Frame 1 (no input): blank canvas, image omitted
Frame 60 (no input): blank canvas, image omitted
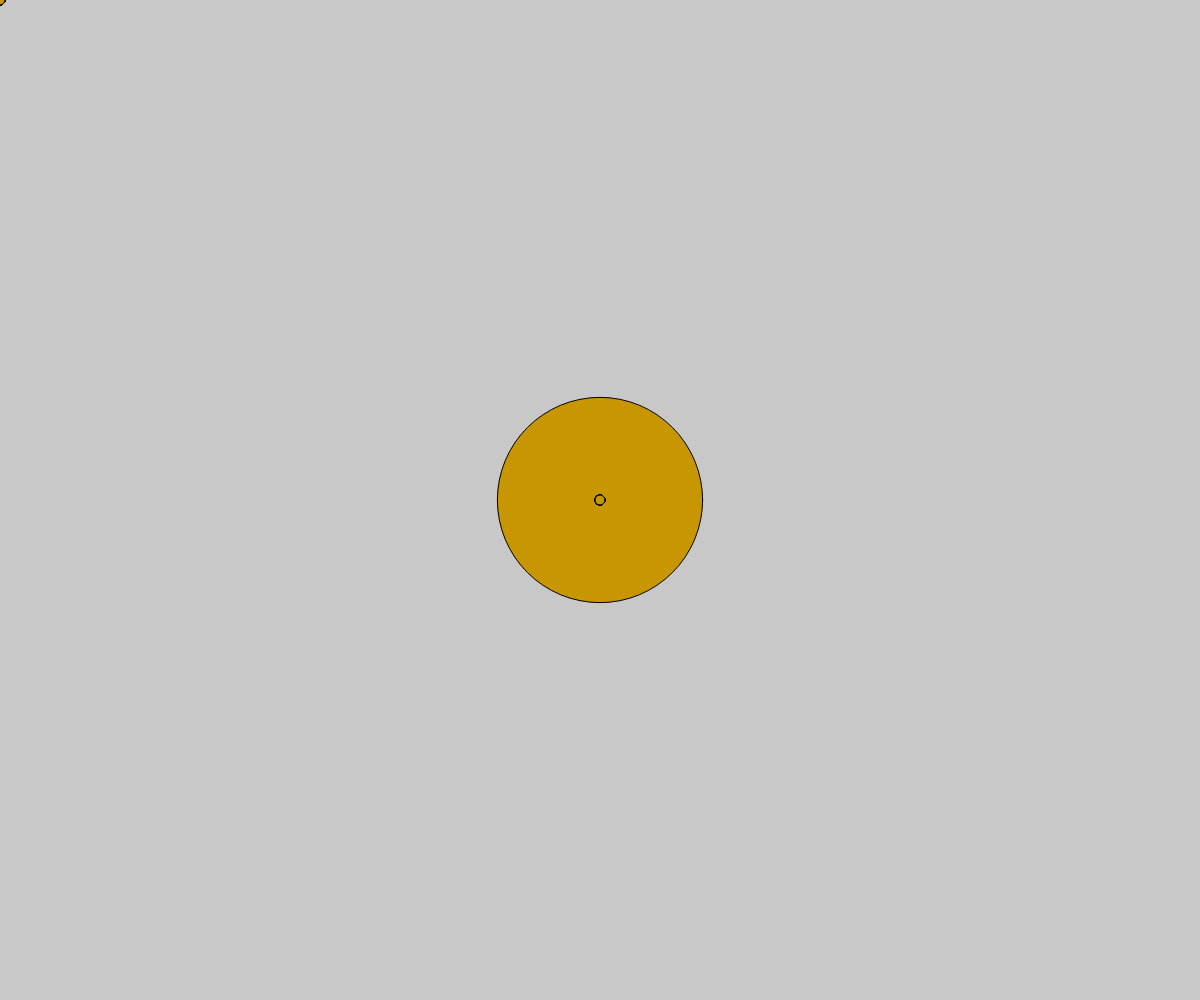
Frame 120 (the mouse pressed at the canvas centre since frame 60)

The p5.js sketch whose frames 1 and 60 were blank and that drew this single picture after the mouse press (run headless with seeded random() and noise() and a simulated clock; from frame 60 on, the mouse is pressed at the canvas centre):

// p5.js sketch
// ── sketch.js
var lastx = 0;
var lasty = 0;

MAXDIST = 200;
MIN_RADIUS = 10;
MAX_RADIUS = 60;


function setup() {
  createCanvas(windowWidth, windowHeight);
  background(200);
}

function draw() {
  fill(200, 150, 0);


  let radius = getScaledRadius();
  ellipse(mouseX, mouseY, radius, radius);

  lastx = mouseX;
  lasty = mouseY;
}

function keyPressed() {
  if (keyCode === 32) {
    background(200); //clear the canvas?
  }
}

function getScaledRadius() {
  let dist = distFromLast();
  return scale(dist, 0, MAXDIST, MIN_RADIUS, MAX_RADIUS);
}

function distFromLast() {
  distX = Math.abs(mouseX - lastx);
  distY = Math.abs(mouseY - lasty);

  return Math.sqrt(Math.pow(distX, 2) + Math.pow(distY, 2));
}

// util
const scale = (num, in_min, in_max, out_min, out_max) => {
  return (num - in_min) * (out_max - out_min) / (in_max - in_min) + out_min;
}
